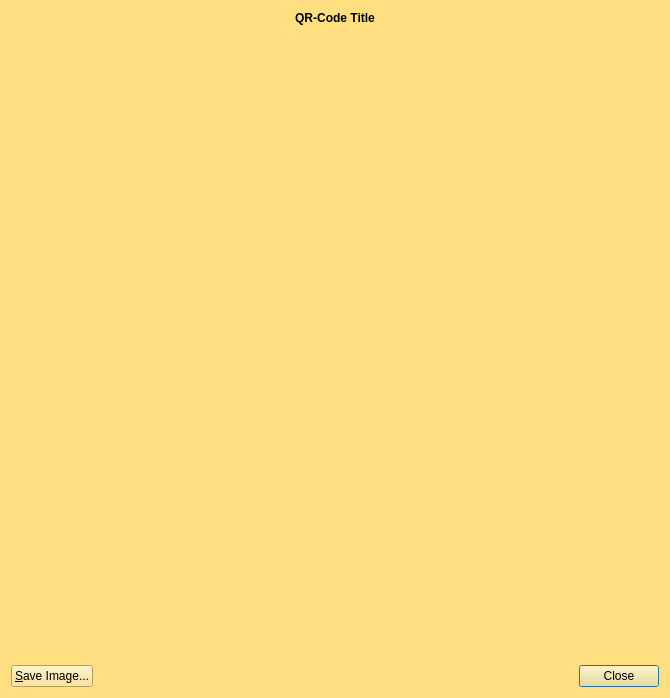
<?xml version="1.0" encoding="UTF-8"?>
<ui version="4.0">
 <class>QRDialog</class>
 <widget class="QDialog" name="QRDialog">
  <property name="geometry">
   <rect>
    <x>0</x>
    <y>0</y>
    <width>670</width>
    <height>698</height>
   </rect>
  </property>
  <property name="styleSheet">
   <string notr="true">background-color: rgb(255, 223, 128);</string>
  </property>
  <layout class="QVBoxLayout" name="verticalLayout_3">
   <item>
    <widget class="QLabel" name="labelQRCodeTitle">
     <property name="font">
      <font>
       <weight>75</weight>
       <bold>true</bold>
      </font>
     </property>
     <property name="text">
      <string>QR-Code Title</string>
     </property>
     <property name="alignment">
      <set>Qt::AlignCenter</set>
     </property>
    </widget>
   </item>
   <item>
    <widget class="QRGeneralImageWidget" name="lblQRCode">
     <property name="sizePolicy">
      <sizepolicy hsizetype="Expanding" vsizetype="Fixed">
       <horstretch>0</horstretch>
       <verstretch>0</verstretch>
      </sizepolicy>
     </property>
     <property name="minimumSize">
      <size>
       <width>300</width>
       <height>300</height>
      </size>
     </property>
     <property name="toolTip">
      <string>QR Code</string>
     </property>
     <property name="textFormat">
      <enum>Qt::PlainText</enum>
     </property>
     <property name="alignment">
      <set>Qt::AlignCenter</set>
     </property>
     <property name="wordWrap">
      <bool>true</bool>
     </property>
    </widget>
   </item>
   <item>
    <widget class="QTextEdit" name="outUri">
     <property name="sizePolicy">
      <sizepolicy hsizetype="Expanding" vsizetype="Expanding">
       <horstretch>0</horstretch>
       <verstretch>0</verstretch>
      </sizepolicy>
     </property>
     <property name="minimumSize">
      <size>
       <width>0</width>
       <height>50</height>
      </size>
     </property>
     <property name="frameShape">
      <enum>QFrame::NoFrame</enum>
     </property>
     <property name="frameShadow">
      <enum>QFrame::Plain</enum>
     </property>
     <property name="tabChangesFocus">
      <bool>true</bool>
     </property>
     <property name="textInteractionFlags">
      <set>Qt::TextSelectableByKeyboard|Qt::TextSelectableByMouse</set>
     </property>
    </widget>
   </item>
   <item>
    <layout class="QHBoxLayout" name="horizontalLayout">
     <item>
      <widget class="QPushButton" name="button_saveImage">
       <property name="text">
        <string>&amp;Save Image...</string>
       </property>
       <property name="autoDefault">
        <bool>false</bool>
       </property>
      </widget>
     </item>
     <item>
      <spacer name="horizontalSpacer_2">
       <property name="orientation">
        <enum>Qt::Horizontal</enum>
       </property>
       <property name="sizeHint" stdset="0">
        <size>
         <width>40</width>
         <height>20</height>
        </size>
       </property>
      </spacer>
     </item>
     <item>
      <widget class="QDialogButtonBox" name="buttonBox">
       <property name="standardButtons">
        <set>QDialogButtonBox::Close</set>
       </property>
      </widget>
     </item>
    </layout>
   </item>
  </layout>
 </widget>
 <customwidgets>
  <customwidget>
   <class>QRGeneralImageWidget</class>
   <extends>QLabel</extends>
   <header>qrdialog.h</header>
  </customwidget>
 </customwidgets>
 <resources/>
 <connections>
  <connection>
   <sender>buttonBox</sender>
   <signal>rejected()</signal>
   <receiver>QRDialog</receiver>
   <slot>reject()</slot>
   <hints>
    <hint type="sourcelabel">
     <x>452</x>
     <y>573</y>
    </hint>
    <hint type="destinationlabel">
     <x>243</x>
     <y>298</y>
    </hint>
   </hints>
  </connection>
  <connection>
   <sender>buttonBox</sender>
   <signal>accepted()</signal>
   <receiver>QRDialog</receiver>
   <slot>accept()</slot>
   <hints>
    <hint type="sourcelabel">
     <x>452</x>
     <y>573</y>
    </hint>
    <hint type="destinationlabel">
     <x>243</x>
     <y>298</y>
    </hint>
   </hints>
  </connection>
 </connections>
</ui>
